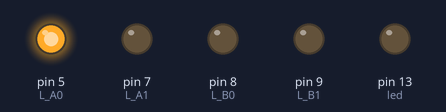
Recording of a sketch running on a simulated Arduino Uno, built with avr-gcc and run on an emulated ATmega328P. Shown: output pins drawn as LEDs (lit = HIGH).

Above: at 1.5 s.
At 4.5 s:
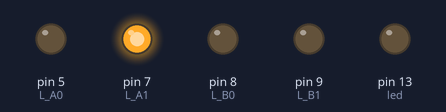
Timing chart, 0 to 7.8 s (numbered marks = the images above):
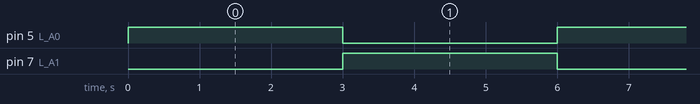

Measured:
- by itself, pin 5 (L_A0), pin 7 (L_A1): alternates HIGH for 3.0 s and LOW for 3.0 s

The sketch:

motorcontroller.ino
```cpp
/*
  Define pin assignments
*/
#define L_A0 5
#define L_A1 7
#define L_B0 8
#define L_B1 9
#define R_A0 5
#define R_A1 7
#define R_B0 8
#define R_B1 9

#define led 13

// Individual motor motions definitions
#define FRONT_LEFT_FORWARD(x) analogWrite(L_A0,map(x,0,100,0,255));digitalWrite(L_A1,LOW);
#define FRONT_LEFT_BACKWARD(x) analogWrite(L_A0,map(x,0,100,255,0));digitalWrite(L_A1,HIGH);

#define FRONT_RIGHT_FORWARD(x) analogWrite(R_A0,map(x,0,100,0,255));digitalWrite(R_A1,LOW);
#define FRONT_RIGHT_BACKWARD(x) analogWrite(R_A0,map(x,0,100,255,0));digitalWrite(R_A1,HIGH);

#define BACK_LEFT_FORWARD(x) analogWrite(L_B0,map(x,0,100,0,255));digitalWrite(L_B1,LOW);
#define BACK_LEFT_BACKWARD(x) analogWrite(L_B0,map(x,0,100,255,0));digitalWrite(L_B1,HIGH);

#define BACK_RIGHT_FORWARD(x) analogWrite(R_B0,map(x,0,100,0,255));digitalWrite(R_B1,LOW);
#define BACK_RIGHT_BACKWARD(x) analogWrite(R_B0,map(x,0,100,255,0));digitalWrite(R_B1,HIGH);


/*
  DC motor control routines
*/

void forward(int vel)
{
 FRONT_LEFT_FORWARD(vel)
 FRONT_RIGHT_FORWARD(vel)
}

void backward(int vel)
{
 FRONT_LEFT_BACKWARD(vel)
 FRONT_RIGHT_BACKWARD(vel)
}

void rotateLeft(int vel)
{
 FRONT_LEFT_BACKWARD(vel)
 FRONT_RIGHT_FORWARD(vel)
}

void rotateRight(int vel)
{
 FRONT_LEFT_FORWARD(vel)
 FRONT_RIGHT_BACKWARD(vel)
}


void setup(){
  // A control outputs for the motor controller
  // A0-B0 used as PWM outputs, A1-B1 digital
  pinMode(L_A0, OUTPUT);
  pinMode(L_A1, OUTPUT);
  pinMode(L_B0, OUTPUT);
  pinMode(L_B1, OUTPUT);

  pinMode(R_A0, OUTPUT);
  pinMode(R_A1, OUTPUT);
  pinMode(R_B0, OUTPUT);
  pinMode(R_B1, OUTPUT);

  pinMode(led, OUTPUT);  //status LED


}


void loop(){

forward(100);
delay(3000);
backward(100);
delay(3000);


}
```
